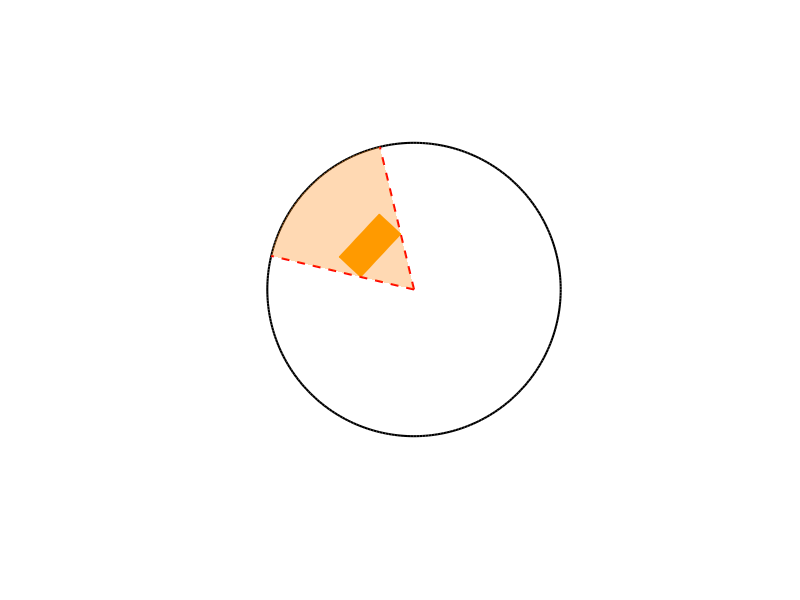

Write the MATLAB code that produced this figure.
% Rectangle parameters
l = 1.2;               % Length
w = 0.6;               % Width
alpha = -0.9;          % Center X
beta = 0.9;            % Center Y
phi = 0.820305;        % Inclination (radians)

% Midpoints of 2 parallel widths
M_x = alpha - l*cos(phi)/2;
N_x = alpha + l*cos(phi)/2;
M_y = beta - l*sin(phi)/2;
N_y = beta + l*sin(phi)/2;

% Rectangle vertices (rotated)
obstacle.vertices = [
    M_x - w*sin(phi)/2, M_y + w*cos(phi)/2;
    N_x - w*sin(phi)/2, N_y + w*cos(phi)/2;
    M_x + w*sin(phi)/2, M_y - w*cos(phi)/2;
    N_x + w*sin(phi)/2, N_y - w*cos(phi)/2
];

% Triangle-based rectangle
obstacle.faces = [1 2 4; 1 4 3];

% ---------- Plot Circle and Rectangle ----------
figure;
hold on;
r = 3;
theta = linspace(0, 2*pi, 300);
x_circle = r * cos(theta);
y_circle = r * sin(theta);
plot(x_circle, y_circle, 'k', 'LineWidth', 1.5);  % black circle

patch('Faces', obstacle.faces, 'Vertices', obstacle.vertices, ...
      'FaceColor', [255 165 0]/255, 'EdgeColor', [255 165 0]/255);

axis equal
axis off
xlim([-5 5])
ylim([-5 5])

% ---------- Compute Distances from Origin ----------
distances = sqrt(sum(obstacle.vertices.^2, 2));
inside_idx = find(distances <= r);
outside_idx = find(distances > r);

% Helper to compute angle normalized
normalize_angle = @(x, y) mod(atan2(y, x), 2*pi);

% Case 1, 2: Fully or mostly inside circle
if length(outside_idx) <= 1
    angles_rad = arrayfun(@(i) normalize_angle(obstacle.vertices(i,1), obstacle.vertices(i,2)), 1:4);
    max_diff = 0;
    idx1 = 0; idx2 = 0;
    for i = 1:3
        for j = i+1:4
            diff = abs(angles_rad(i) - angles_rad(j));
            diff = min(diff, 2*pi - diff);
            if diff > max_diff
                max_diff = diff;
                idx1 = i;
                idx2 = j;
            end
        end
    end
    points = [obstacle.vertices(idx1,:); obstacle.vertices(idx2,:)];
else
    % Case 3, 4, 5: Rectangle intersects circle
    lines = [1 2; 1 3; 2 4; 3 4];
    intersection_pts = [];
    for k = 1:size(lines,1)
        P1 = obstacle.vertices(lines(k,1),:);
        P2 = obstacle.vertices(lines(k,2),:);
        d = P2 - P1;
        f = P1;

        a = dot(d,d);
        b = 2 * dot(f,d);
        c = dot(f,f) - r^2;
        discriminant = b^2 - 4*a*c;

        if discriminant >= 0
            discriminant = sqrt(discriminant);
            t1 = (-b - discriminant) / (2*a);
            t2 = (-b + discriminant) / (2*a);

            if t1 >= 0 && t1 <= 1
                intersection_pts(end+1,:) = P1 + t1*d;
            end
            if t2 >= 0 && t2 <= 1
                intersection_pts(end+1,:) = P1 + t2*d;
            end
        end
    end

    all_pts = [obstacle.vertices(inside_idx,:); intersection_pts];
    angles_rad = arrayfun(@(i) normalize_angle(all_pts(i,1), all_pts(i,2)), 1:size(all_pts,1));
    max_diff = 0;
    idx1 = 0; idx2 = 0;
    for i = 1:length(angles_rad)-1
        for j = i+1:length(angles_rad)
            diff = abs(angles_rad(i) - angles_rad(j));
            diff = min(diff, 2*pi - diff);
            if diff > max_diff
                max_diff = diff;
                idx1 = i;
                idx2 = j;
            end
        end
    end
    points = [all_pts(idx1,:); all_pts(idx2,:)];
end

% ---------- Final Plot Logic ----------
theta_start = normalize_angle(points(1,1), points(1,2));
theta_end = normalize_angle(points(2,1), points(2,2));
if mod(theta_end - theta_start, 2*pi) > pi
    tmp = theta_start; theta_start = theta_end; theta_end = tmp;
end
if theta_end < theta_start
    theta_end = theta_end + 2*pi;
end

v1 = points(1,:) / norm(points(1,:));
v2 = points(2,:) / norm(points(2,:));
end1 = v1 * r;
end2 = v2 * r;

plot([0 end1(1)], [0 end1(2)], 'r--', 'LineWidth', 1.5);
plot([0 end2(1)], [0 end2(2)], 'r--', 'LineWidth', 1.5);

theta_sector = linspace(theta_start, theta_end, 100);
x_sector = r * cos(theta_sector);
y_sector = r * sin(theta_sector);
patch([0 x_sector 0], [0 y_sector 0], [1 0.5 0], 'FaceAlpha', 0.3, 'EdgeColor', 'none');

% ---------- Annotation ----------
theta_min_deg = mod(rad2deg(theta_start), 360);
theta_max_deg = mod(rad2deg(theta_end), 360);
angle_span_deg = theta_max_deg - theta_min_deg;
if angle_span_deg < 0
    angle_span_deg = angle_span_deg + 360;
end
if angle_span_deg > 360
    angle_span_deg = 360;
end

%text(end1(1)*1.1, end1(2)*1.1, ...
     %sprintf('\\theta_{min} = %.1f^\\circ', theta_min_deg), ...
    % 'Color', 'r', 'FontSize', 10, 'HorizontalAlignment', 'left');

%text(end2(1)*1.1, end2(2)*1.1, ...
     %sprintf('\\theta_{max} = %.1f^\\circ', theta_max_deg), ...
     %'Color', 'r', 'FontSize', 10, 'HorizontalAlignment', 'left');

%text(0.5, 0.3, ...
     %sprintf('\\Delta\\theta = %.1f^\\circ', angle_span_deg), ...
     %'Color', 'k', 'FontSize', 11, 'FontWeight', 'bold');

hold off;

% ---------- Console Output ----------
fprintf('Min: %.2f degrees\n', theta_min_deg);
fprintf('Max: %.2f degrees\n', theta_max_deg);
fprintf('Span: %.2f degrees\n', angle_span_deg);
